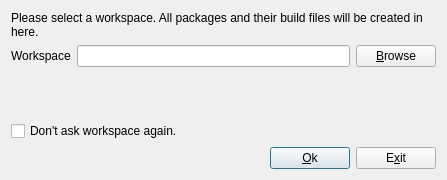
<?xml version="1.0" encoding="UTF-8"?>
<ui version="4.0">
 <class>WorkspaceDialog</class>
 <widget class="QDialog" name="WorkspaceDialog">
  <property name="geometry">
   <rect>
    <x>0</x>
    <y>0</y>
    <width>447</width>
    <height>180</height>
   </rect>
  </property>
  <property name="windowTitle">
   <string>Select PiSiDo Workspace</string>
  </property>
  <layout class="QVBoxLayout" name="verticalLayout">
   <item>
    <widget class="QLabel" name="label">
     <property name="text">
      <string>Please select a workspace. All packages and their build files will be created in here.</string>
     </property>
     <property name="wordWrap">
      <bool>true</bool>
     </property>
    </widget>
   </item>
   <item>
    <layout class="QHBoxLayout" name="horizontalLayout_2">
     <item>
      <widget class="QLabel" name="lbl_workspace">
       <property name="text">
        <string>Workspace</string>
       </property>
      </widget>
     </item>
     <item>
      <widget class="QLineEdit" name="le_workspace">
       <property name="toolTip">
        <string>Produced build files ad pisi packages will save under here</string>
       </property>
       <property name="readOnly">
        <bool>true</bool>
       </property>
      </widget>
     </item>
     <item>
      <widget class="QPushButton" name="pb_browse">
       <property name="text">
        <string>&amp;Browse</string>
       </property>
      </widget>
     </item>
    </layout>
   </item>
   <item>
    <spacer name="verticalSpacer">
     <property name="orientation">
      <enum>Qt::Vertical</enum>
     </property>
     <property name="sizeHint" stdset="0">
      <size>
       <width>20</width>
       <height>33</height>
      </size>
     </property>
    </spacer>
   </item>
   <item>
    <widget class="QCheckBox" name="check_not_ask">
     <property name="toolTip">
      <string>You can change workspace form menu</string>
     </property>
     <property name="text">
      <string>Don't ask workspace again.</string>
     </property>
    </widget>
   </item>
   <item>
    <layout class="QHBoxLayout" name="horizontalLayout">
     <item>
      <spacer name="horizontalSpacer">
       <property name="orientation">
        <enum>Qt::Horizontal</enum>
       </property>
       <property name="sizeHint" stdset="0">
        <size>
         <width>251</width>
         <height>19</height>
        </size>
       </property>
      </spacer>
     </item>
     <item>
      <widget class="QPushButton" name="pb_ok">
       <property name="text">
        <string>&amp;Ok</string>
       </property>
       <property name="default">
        <bool>true</bool>
       </property>
      </widget>
     </item>
     <item>
      <widget class="QPushButton" name="pb_exit">
       <property name="toolTip">
        <string>Exit application</string>
       </property>
       <property name="text">
        <string>E&amp;xit</string>
       </property>
       <property name="autoDefault">
        <bool>false</bool>
       </property>
      </widget>
     </item>
    </layout>
   </item>
  </layout>
 </widget>
 <tabstops>
  <tabstop>le_workspace</tabstop>
  <tabstop>pb_browse</tabstop>
  <tabstop>check_not_ask</tabstop>
  <tabstop>pb_ok</tabstop>
  <tabstop>pb_exit</tabstop>
 </tabstops>
 <resources/>
 <connections>
  <connection>
   <sender>pb_ok</sender>
   <signal>clicked()</signal>
   <receiver>WorkspaceDialog</receiver>
   <slot>accept()</slot>
   <hints>
    <hint type="sourcelabel">
     <x>326</x>
     <y>155</y>
    </hint>
    <hint type="destinationlabel">
     <x>242</x>
     <y>153</y>
    </hint>
   </hints>
  </connection>
  <connection>
   <sender>pb_exit</sender>
   <signal>clicked()</signal>
   <receiver>WorkspaceDialog</receiver>
   <slot>reject()</slot>
   <hints>
    <hint type="sourcelabel">
     <x>428</x>
     <y>156</y>
    </hint>
    <hint type="destinationlabel">
     <x>407</x>
     <y>100</y>
    </hint>
   </hints>
  </connection>
 </connections>
</ui>
